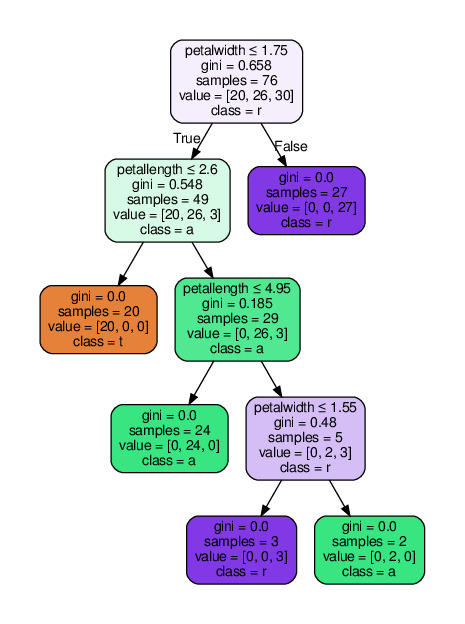

Reproduce this figure in Python.
from sklearn import tree
import graphviz
import pandas as pd
from scipy.io import arff
import numpy as np
from sklearn.metrics import classification_report, confusion_matrix
from sklearn.metrics import accuracy_score


iris = arff.loadarff("material/iris.arff")
data = pd.DataFrame(iris[0])
data["class"] = data["class"].str.decode("UTF-8").astype("category")
data["target"] = data["class"].cat.codes
size = data.count()+1

msk = np.random.rand(len(data)) < 0.5
train = data[msk]
test = data[~msk]

column_name = data.columns[0:4]
clf = tree.DecisionTreeClassifier()
clf_train = clf.fit(train.loc[0:,column_name], train["target"])

clf_pred = clf_train.predict(test.loc[0:,column_name])


print(confusion_matrix(clf_pred,test["target"]))
print(classification_report(clf_pred,test["target"]))
print(accuracy_score(clf_pred,test["target"]))
tree.plot_tree(clf_train)


dot_data = tree.export_graphviz(clf_train, out_file=None,
                     feature_names=column_name,
                     class_names="target",
                     filled=True, rounded=True,
                     special_characters=True)

graph = graphviz.Source(dot_data)
graph.render("iris")
